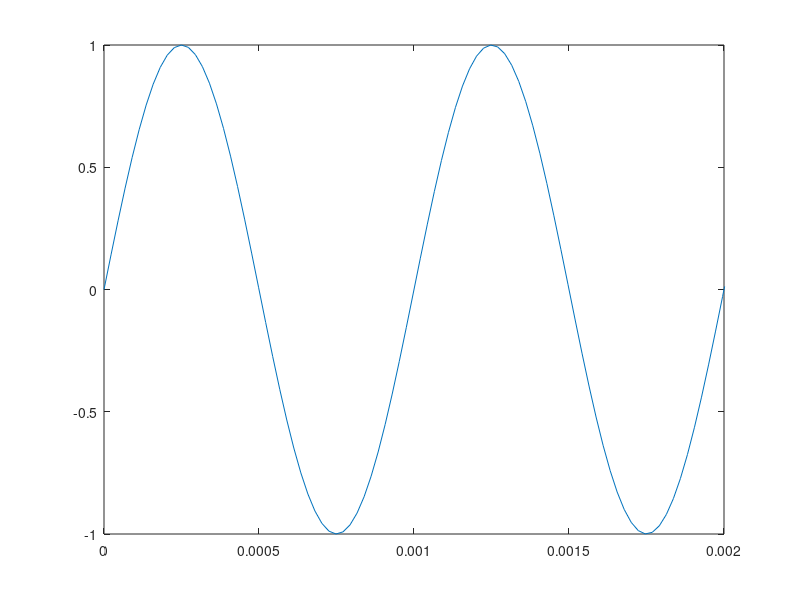

Source code (MATLAB): (Note: this script raises an error after producing the figure.)
function [y t] = Create_sin_phase(f,dur,fs,start_phase)
% function [y t] = Create_sin_phase(f,dur,fs,start_phase)
%
% 1. Description:
%   Sine with initial phase, no window will be applied.
%       f = frequency [Hz], default = 1000 Hz
%       dur = duration [s], default = 1 s
%       fs = sampling frequency, default = 44100 Hz
%
% 2. Additional info:
%   Tested cross-platform: No
%
% 3. Stand-alone example, sine wave with default values:
%   f       = 1000;
%   dur     = 1;
%   start_phase = 0;
%   fs      = 44100;
%   [y, t]  = Create_sin_phase(f,dur,fs,start_phase);
%   plot(t,y); 
%   xlabel('time [s]'); 
%   ylabel('Amplitude')
%   m       = 100;
%   fmod    = 70;
%   option  = 'm';
%   start_phase = pi/2; % modulation starts in maximum
%   ch_am(y,fmod,m,option,fs,start_phase); 
% 
% Programmed by Alejandro Osses, HTI, TU/e, the Netherlands, 2014
% Created on    : 26/05/2014
% Last update on: 26/06/2014 % Update this date manually
% Last use on   : 14/08/2014 % Update this date manually
%%%%%%%%%%%%%%%%%%%%%%%%%%%%%%%%%%%%%%%%%%%%%%%%%%%%%%%%%%%%%%%%%%%%%%%%%%%

if nargin < 1
    f = 1000;
end

if nargin < 2
    dur = 1;
end

if nargin < 3
    fs = 44100;
end

if nargin < 4
    start_phase = 0; % min
end

window = 0;

t = 0: 1/fs : dur - 1/fs;
t = t';

w = 2*pi*f;
y =  sin(w*t+start_phase);
T = 1/f;

if nargout == 0
    plot(t,y);
    xlim([0 2*T])
    title(['Sine wave, 2 periods, ' wtype ' window'])
    xlabel('time [s]')
    ylabel('Amplitude')
    grid on
end
%%%%%%%%%%%%%%%%%%%%%%%%%%%%%%%%%%%%%%%%%%%%%%%%%%%%%%%%%%%%%%%%%%%%%%%%%%%
end